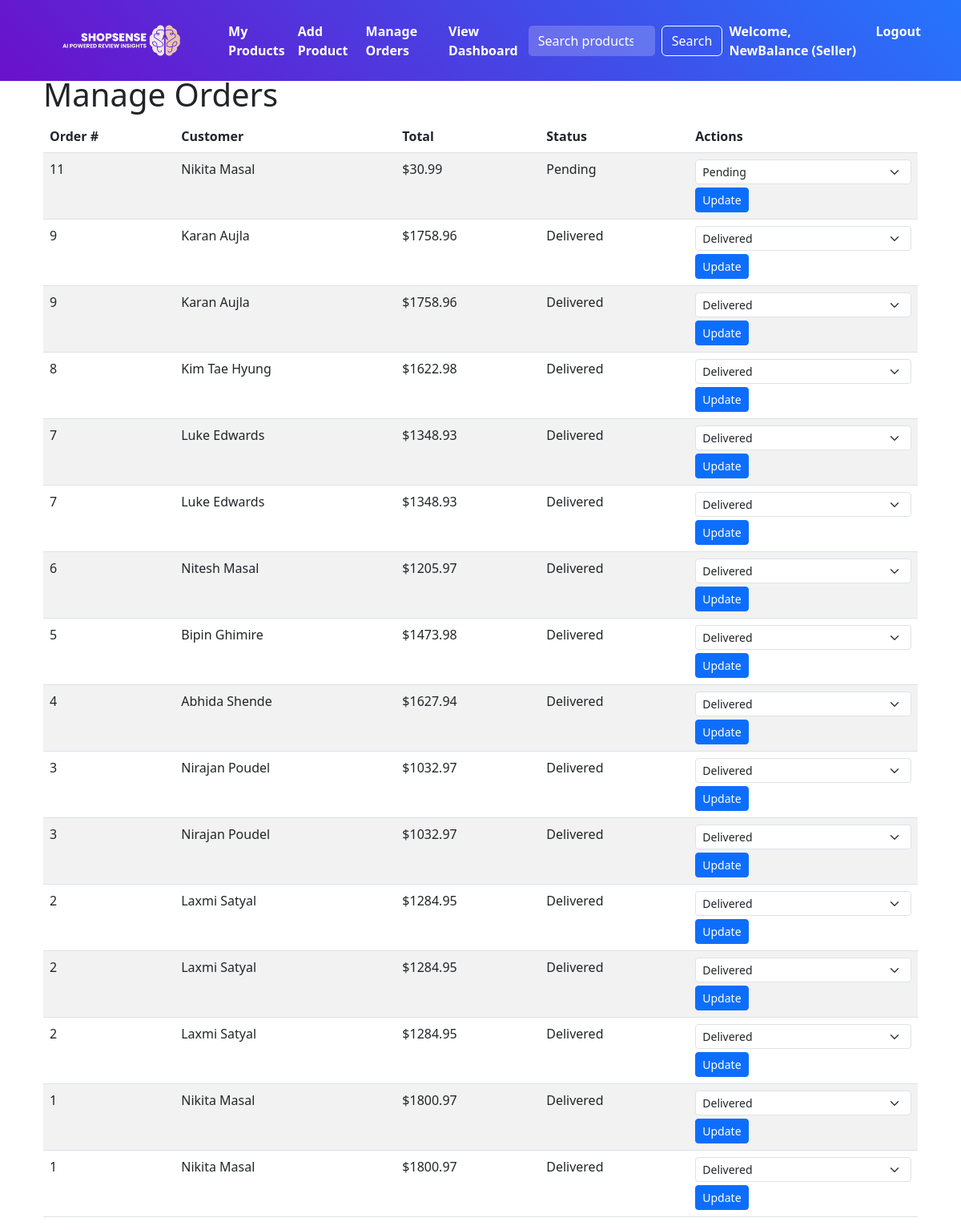
The page /products/orders/ (signed in) on the database its author committed.
### accounts/models.py (models this page shows, shortened)
class User(AbstractUser):
    USER_TYPE_CHOICES = (
        ('customer', 'Customer'),
        ('seller', 'Seller'),
    )
    user_type = models.CharField(max_length=10, choices=USER_TYPE_CHOICES, default='customer')
    subscribed = models.BooleanField(default=False)
    subscription_start_date = models.DateTimeField(null=True, blank=True)  # Start date
    subscription_end_date = models.DateTimeField(null=True, blank=True)  # End date
    def is_seller(self):
        return self.user_type == 'seller'
    def is_customer(self):
        return self.user_type == 'customer'

### cart/models.py (models this page shows, shortened)
class Order(models.Model):
    STATUS_CHOICES = (
        ('pending', 'Pending'),
        ('processing', 'Processing'),
        ('shipped', 'Shipped'),
        ('delivered', 'Delivered'),
        ('canceled', 'Canceled'),
    )
    user = models.ForeignKey(settings.AUTH_USER_MODEL, on_delete=models.CASCADE)
    full_name = models.CharField(max_length=100)
    email = models.EmailField()
    address = models.CharField(max_length=250)
    city = models.CharField(max_length=100)
    state = models.CharField(max_length=100)
    zip_code = models.CharField(max_length=20)
    total_price = models.DecimalField(max_digits=10, decimal_places=2)
    status = models.CharField(max_length=20, choices=STATUS_CHOICES, default='pending')
    created_at = models.DateTimeField(auto_now_add=True)
    updated_at = models.DateTimeField(auto_now=True)

### products/views.py (the view)
# urls.py: path('orders/', views.seller_orders, name='seller_orders'),
@login_required
def seller_orders(request):
    if not request.user.is_seller():
        return HttpResponseForbidden("Only sellers can view this page")
    orders = Order.objects.filter(items__product__seller=request.user).order_by('-id')
    return render(request, 'products/seller_orders.html', {'orders': orders})

### products/templates/products/seller_orders.html (shortened to what this page needs)
{% extends 'base.html' %}
{% block content %}
<div class="container">
    <h1>Manage Orders</h1>
    {% if orders %}
        <table class="table table-striped">
            <thead>
                <tr>
                    <th>Order #</th>
                    <th>Customer</th>
                    <th>Total</th>
                    <th>Status</th>
                    <th>Actions</th>
                </tr>
            </thead>
            <tbody>
                {% for order in orders %}
                <tr>
                    <td>{{ order.id }}</td>
                    <td>{{ order.full_name }}</td>
                    <td>${{ order.total_price }}</td>
                    <td>{{ order.get_status_display }}</td>
                    <td>
                        <form method="post" action="{% url 'products:update_order_status' order.id %}">
                            <select name="status" class="form-select form-select-sm">
                                {% for key, value in order.STATUS_CHOICES %}
                                <option value="{{ key }}" {% if order.status == key %}selected{% endif %}>
                                    {{ value }}
                                </option>
                                {% endfor %}
                            </select>
                            <button type="submit" class="btn btn-sm btn-primary mt-1">Update</button>
                        </form>
                    </td>
                </tr>
                {% endfor %}
            </tbody>
        </table>
    {% else %}
        <p class="alert alert-info">No orders found for your products.</p>
    {% endif %}
</div>
{% endblock %}

### templates/base.html (shortened to what this page needs)
{% load static %}
<!DOCTYPE html>
<html lang="en">
<head>
    <link href="https://cdn.jsdelivr.net/npm/bootstrap@5.3.0-alpha1/dist/css/bootstrap.min.css" rel="stylesheet">
</head>
<body>
    <nav class="navbar navbar-expand-lg fixed-top">
        <div class="container">
            <a class="navbar-brand" href="{% url 'home' %}">
                <img src="{% static 'images/logo1.png' %}" alt="Shopsense Logo">
            </a>
            <div class="collapse navbar-collapse" id="navbarNav">
                <ul class="navbar-nav me-auto">
                    {% if user.is_authenticated and user.is_seller %}
                    <li class="nav-item">
                        <a class="nav-link" href="{% url 'products:seller_products' %}">My Products</a>
                    </li>
                    <li class="nav-item">
                        <a class="nav-link" href="{% url 'products:add_product' %}">Add Product</a>
                    </li>
                    <li class="nav-item">
                        <a class="nav-link" href="{% url 'products:seller_orders' %}">Manage Orders</a>
                    </li>
                    <li class="nav-item">
                        {% if user.subscribed %}
                        <a href="http://desktop-77vpnbl:8088/Reports/powerbi/FinalReport?filter=accounts_user/id eq {{ user.id }}&rs:Embed=True" target="_blank" class="nav-link">View Dashboard</a>
                        {% else %}
                        <a id="subscribePrompt" class="nav-link">View Dashboard</a>
                        {% endif %}
                    </li>
                    {% endif %}
                </ul>
                <ul class="navbar-nav">
                    <li class="nav-item d-flex align-items-center">
                        <form class="d-flex" action="{% url 'products:product_list' %}" method="get">
                            <input class="form-control me-2 search-bar" type="search" placeholder="Search products"
                                   aria-label="Search" name="q">
                            <button class="btn btn-outline-light" type="submit">Search</button>
                        </form>
                    </li>
                    {% if user.is_authenticated %}
                    <li class="nav-item">
                        <span class="nav-link">Welcome, {{ user.username }} ({{ user.user_type|title }})</span>
                    </li>
                    <li class="nav-item">
                        <a class="nav-link" href="{% url 'accounts:logout' %}">Logout</a>
                    </li>
                    {% endif %}
                </ul>
            </div>
        </div>
    </nav>
    <main class="container mt-4">
        {% block content %}{% endblock %}
    </main>
</body>
</html>

### templates/base.html (style rules this page uses)
body { padding-top: 70px; }
.navbar { background: linear-gradient(45deg, #6a11cb, #2575fc); }
.navbar-brand img { height: 75px; width: auto; }
.navbar-nav .nav-link { font-size: 1rem; font-weight: bold; color: #ffffff !important; position: relative; transition: background-color 0.3s ease, transform 0.3s ease; }
.btn-outline-light { border-color: #ffffff; color: #ffffff; }
.search-bar { background-color: rgba(255, 255, 255, 0.2); border: none; border-radius: 5px; color: #ffffff; }
.search-bar::placeholder { color: #ffffff; }

### rows shown on the page
User: username "NewBalance", user_type "Seller"
Order: id "11", full_name "Nikita Masal", total_price "30.99", status "Pending"
Order: id "9", full_name "Karan Aujla", total_price "1758.96", status "Delivered"
Order: id "8", full_name "Kim Tae Hyung", total_price "1622.98", status "Delivered"
Order: id "7", full_name "Luke Edwards", total_price "1348.93", status "Delivered"
Order: id "6", full_name "Nitesh Masal", total_price "1205.97", status "Delivered"
Order: id "5", full_name "Bipin Ghimire", total_price "1473.98", status "Delivered"
Order: id "4", full_name "Abhida Shende", total_price "1627.94", status "Delivered"
Order: id "3", full_name "Nirajan Poudel", total_price "1032.97", status "Delivered"
Order: id "2", full_name "Laxmi Satyal", total_price "1284.95", status "Delivered"
Order: id "1", full_name "Nikita Masal", total_price "1800.97", status "Delivered"
